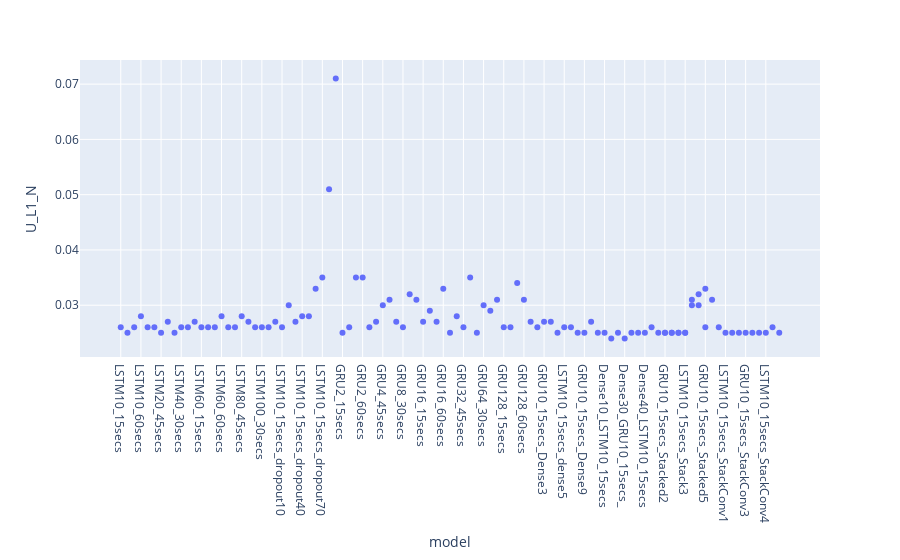

Notebook code for this chart:
### Code cell
fig = px.scatter(df, x=df.index, y="U_L1_N", height=800)
fig.show()

### Figure 1 — Plotly figure (JSON) as saved in the notebook; plotly's stock layout.template omitted (floating-point values rounded to 4 significant figures)
{"data": [{"hovertemplate": "model=%{x}<br>U_L1_N=%{y}<extra></extra>", "legendgroup": "", "marker": {"color": "#636efa", "symbol": "circle"}, "mode": "markers", "name": "", "orientation": "v", "showlegend": false, "type": "scatter", "x": ["LSTM10_15secs", "LSTM10_30secs", "LSTM10_45secs", "LSTM10_60secs", "LSTM20_15secs", "LSTM20_30secs", "LSTM20_45secs", "LSTM20_60secs", "LSTM40_15secs", "LSTM40_30secs", "LSTM40_45secs", "LSTM40_60secs", "LSTM60_15secs", "LSTM60_30secs", "LSTM60_45secs", "LSTM60_60secs", "LSTM80_15secs", "LSTM80_30secs", "LSTM80_45secs", "LSTM80_60secs", "LSTM100_15secs", "LSTM100_30secs", "LSTM100_45secs", "LSTM100_60secs", "LSTM10_15secs_dropout10", "LSTM10_15secs_dropout20", "LSTM10_15secs_dropout30", "LSTM10_15secs_dropout40", "LSTM10_15secs_dropout50", "LSTM10_15secs_dropout60", "LSTM10_15secs_dropout70", "LSTM10_15secs_dropout80", "LSTM10_15secs_dropout90", "GRU2_15secs", "GRU2_30secs", "GRU2_45secs", "GRU2_60secs", "GRU4_15secs", "GRU4_30secs", "GRU4_45secs", "GRU4_60secs", "GRU8_15secs", "GRU8_30secs", "GRU8_45secs", "GRU8_60secs", "GRU16_15secs", "GRU16_30secs", "GRU16_45secs", "GRU16_60secs", "GRU32_15secs", "GRU32_30secs", "GRU32_45secs", "GRU32_60secs", "GRU64_15secs", "GRU64_30secs", "GRU64_45secs", "GRU64_60secs", "GRU128_15secs", "GRU128_30secs", "GRU128_45secs", "GRU128_60secs", "GRU10_15secs_Dense1", "LSTM10_15secs_dense1", "GRU10_15secs_Dense3", "LSTM10_15secs_dense3", "GRU10_15secs_Dense5", "LSTM10_15secs_dense5", "GRU10_15secs_Dense7", "LSTM10_15secs_dense7", "GRU10_15secs_Dense9", "LSTM10_15secs_dense9", "Dense10_GRU10_15secs_", "Dense10_LSTM10_15secs", "Dense20_GRU10_15secs_", "Dense20_LSTM10_15secs", "Dense30_GRU10_15secs_", "Dense30_LSTM10_15secs", "Dense40_GRU10_15secs_", "Dense40_LSTM10_15secs", "Dense50_GRU10_15secs_", "Dense50_LSTM10_15secs", "GRU10_15secs_Stacked2", "LSTM10_15secs_Stack2", "GRU10_15secs_Stacked3", "LSTM10_15secs_Stack3", "GRU10_15secs_Stacked4", "LSTM10_15secs_Stack4", "GRU10_15secs_Stacked5", "GRU10_15secs_Stacked2", "LSTM10_15secs_Stack2", "GRU10_15secs_Stacked3", "LSTM10_15secs_Stack3", "GRU10_15secs_Stacked4", "LSTM10_15secs_Stack4", "GRU10_15secs_Stacked5", "LSTM10_15secs_Stack5", "GRU10_15secs_StackConv1", "LSTM10_15secs_StackConv1", "GRU10_15secs_StackConv2", "LSTM10_15secs_StackConv2", "GRU10_15secs_StackConv3", "LSTM10_15secs_StackConv3", "GRU10_15secs_StackConv4", "LSTM10_15secs_StackConv4", "GRU10_15secs_StackConv5", "LSTM10_15secs_StackConv5"], "xaxis": "x", "y": [0.026, 0.025, 0.026, 0.028, 0.026, 0.026, 0.025, 0.027, 0.025, 0.026, 0.026, 0.027, 0.026, 0.026, 0.026, 0.028, 0.026, 0.026, 0.028, 0.027, 0.026, 0.026, 0.026, 0.027, 0.026, 0.03, 0.027, 0.028, 0.028, 0.033, 0.035, 0.051, 0.071, 0.025, 0.026, 0.035, 0.035, 0.026, 0.027, 0.03, 0.031, 0.027, 0.026, 0.032, 0.031, 0.027, 0.029, 0.027, 0.033, 0.025, 0.028, 0.026, 0.035, 0.025, 0.03, 0.029, 0.031, 0.026, 0.026, 0.034, 0.031, 0.027, 0.026, 0.027, 0.027, 0.025, 0.026, 0.026, 0.025, 0.025, 0.027, 0.025, 0.025, 0.024, 0.025, 0.024, 0.025, 0.025, 0.025, 0.026, 0.025, 0.025, 0.025, 0.025, 0.025, 0.03, 0.03, 0.026, 0.025, 0.025, 0.025, 0.025, 0.031, 0.032, 0.033, 0.031, 0.026, 0.025, 0.025, 0.025, 0.025, 0.025, 0.025, 0.025, 0.026, 0.025], "yaxis": "y"}], "layout": {"autosize": true, "legend": {"tracegroupgap": 0}, "margin": {"t": 60}, "xaxis": {"anchor": "y", "autorange": true, "domain": [0, 1], "range": [-5.803, 103.8], "title": {"text": "model"}, "type": "category"}, "yaxis": {"anchor": "x", "autorange": true, "domain": [0, 1], "range": [0.02096, 0.07404], "title": {"text": "U_L1_N"}, "type": "linear"}}}
